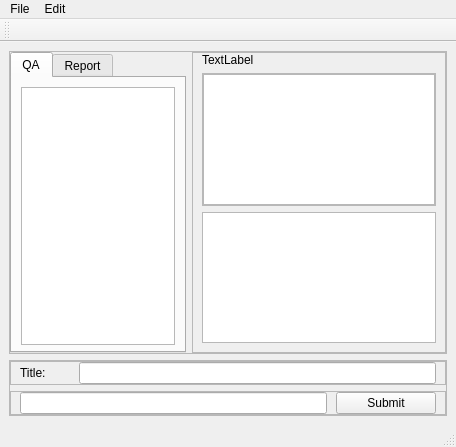
<?xml version="1.0" encoding="UTF-8"?>
<ui version="4.0">
 <class>QaWindow</class>
 <widget class="QMainWindow" name="QaWindow">
  <property name="geometry">
   <rect>
    <x>0</x>
    <y>0</y>
    <width>456</width>
    <height>447</height>
   </rect>
  </property>
  <property name="acceptDrops">
   <bool>true</bool>
  </property>
  <property name="windowTitle">
   <string>QaWindow</string>
  </property>
  <widget class="QWidget" name="centralwidget">
   <layout class="QVBoxLayout" name="verticalLayout">
    <item>
     <widget class="QFrame" name="frame">
      <property name="frameShape">
       <enum>QFrame::StyledPanel</enum>
      </property>
      <property name="frameShadow">
       <enum>QFrame::Raised</enum>
      </property>
      <layout class="QHBoxLayout" name="horizontalLayout_2">
       <property name="margin">
        <number>0</number>
       </property>
       <item>
        <widget class="QTabWidget" name="tabControl">
         <property name="maximumSize">
          <size>
           <width>200</width>
           <height>16777215</height>
          </size>
         </property>
         <property name="currentIndex">
          <number>0</number>
         </property>
         <widget class="QWidget" name="tabQA">
          <property name="toolTip">
           <string>QA</string>
          </property>
          <property name="whatsThis">
           <string/>
          </property>
          <attribute name="title">
           <string>QA</string>
          </attribute>
          <layout class="QVBoxLayout" name="vlTabQA">
           <property name="bottomMargin">
            <number>6</number>
           </property>
           <item>
            <widget class="QTreeView" name="treeView"/>
           </item>
          </layout>
         </widget>
         <widget class="QWidget" name="tabReport">
          <property name="toolTip">
           <string>Report</string>
          </property>
          <attribute name="title">
           <string>Report</string>
          </attribute>
          <layout class="QHBoxLayout" name="hlTabReport">
           <property name="bottomMargin">
            <number>6</number>
           </property>
           <item>
            <widget class="QTreeView" name="treeViewReport"/>
           </item>
          </layout>
         </widget>
        </widget>
       </item>
       <item>
        <widget class="QFrame" name="pnlEntry">
         <property name="frameShape">
          <enum>QFrame::StyledPanel</enum>
         </property>
         <property name="frameShadow">
          <enum>QFrame::Raised</enum>
         </property>
         <layout class="QVBoxLayout" name="vlPnlEntry">
          <property name="topMargin">
           <number>0</number>
          </property>
          <item>
           <widget class="QLabel" name="lblDateTime">
            <property name="text">
             <string>TextLabel</string>
            </property>
           </widget>
          </item>
          <item>
           <widget class="QFrame" name="pnlSnapshot">
            <property name="minimumSize">
             <size>
              <width>0</width>
              <height>0</height>
             </size>
            </property>
            <property name="frameShape">
             <enum>QFrame::StyledPanel</enum>
            </property>
            <property name="frameShadow">
             <enum>QFrame::Raised</enum>
            </property>
            <layout class="QHBoxLayout" name="hlPnlSnapshot">
             <property name="margin">
              <number>0</number>
             </property>
             <item>
              <widget class="QGraphicsView" name="picSnapshot"/>
             </item>
            </layout>
           </widget>
          </item>
          <item>
           <widget class="QPlainTextEdit" name="richBox"/>
          </item>
         </layout>
        </widget>
       </item>
      </layout>
     </widget>
    </item>
    <item>
     <widget class="QFrame" name="frame_2">
      <property name="frameShape">
       <enum>QFrame::StyledPanel</enum>
      </property>
      <property name="frameShadow">
       <enum>QFrame::Raised</enum>
      </property>
      <layout class="QVBoxLayout" name="verticalLayout_2">
       <property name="margin">
        <number>0</number>
       </property>
       <item>
        <widget class="QFrame" name="frame_3">
         <property name="frameShape">
          <enum>QFrame::StyledPanel</enum>
         </property>
         <property name="frameShadow">
          <enum>QFrame::Raised</enum>
         </property>
         <layout class="QHBoxLayout" name="horizontalLayout_3">
          <property name="spacing">
           <number>9</number>
          </property>
          <property name="leftMargin">
           <number>9</number>
          </property>
          <property name="topMargin">
           <number>0</number>
          </property>
          <property name="rightMargin">
           <number>9</number>
          </property>
          <property name="bottomMargin">
           <number>0</number>
          </property>
          <item>
           <widget class="QLabel" name="lblHeading">
            <property name="minimumSize">
             <size>
              <width>50</width>
              <height>0</height>
             </size>
            </property>
            <property name="text">
             <string>Title:</string>
            </property>
           </widget>
          </item>
          <item>
           <widget class="QLineEdit" name="txtHeading"/>
          </item>
         </layout>
        </widget>
       </item>
       <item>
        <widget class="QFrame" name="frame_4">
         <property name="frameShape">
          <enum>QFrame::StyledPanel</enum>
         </property>
         <property name="frameShadow">
          <enum>QFrame::Raised</enum>
         </property>
         <layout class="QHBoxLayout" name="horizontalLayout_4">
          <property name="spacing">
           <number>9</number>
          </property>
          <property name="topMargin">
           <number>0</number>
          </property>
          <property name="bottomMargin">
           <number>0</number>
          </property>
          <item>
           <widget class="QLineEdit" name="txtComment"/>
          </item>
          <item>
           <widget class="QPushButton" name="btnSubmit">
            <property name="minimumSize">
             <size>
              <width>100</width>
              <height>0</height>
             </size>
            </property>
            <property name="text">
             <string>Submit</string>
            </property>
           </widget>
          </item>
         </layout>
        </widget>
       </item>
      </layout>
     </widget>
    </item>
   </layout>
  </widget>
  <widget class="QMenuBar" name="menuStrip">
   <property name="geometry">
    <rect>
     <x>0</x>
     <y>0</y>
     <width>456</width>
     <height>21</height>
    </rect>
   </property>
   <widget class="QMenu" name="mniFile">
    <property name="title">
     <string>File</string>
    </property>
    <addaction name="mniFileExportQA"/>
    <addaction name="mniFileExportReport"/>
    <addaction name="separator"/>
    <addaction name="mniFileClose"/>
   </widget>
   <widget class="QMenu" name="mniEdit">
    <property name="title">
     <string>Edit</string>
    </property>
    <addaction name="mniEditCopy"/>
    <addaction name="mniEditDelete"/>
    <addaction name="separator"/>
    <addaction name="mniEditExportWord"/>
    <addaction name="mniEditComment"/>
    <addaction name="mniEditExportSST"/>
   </widget>
   <addaction name="mniFile"/>
   <addaction name="mniEdit"/>
  </widget>
  <widget class="QStatusBar" name="statusStrip"/>
  <widget class="QToolBar" name="toolStrip">
   <property name="minimumSize">
    <size>
     <width>0</width>
     <height>23</height>
    </size>
   </property>
   <property name="windowTitle">
    <string>toolBar</string>
   </property>
   <attribute name="toolBarArea">
    <enum>TopToolBarArea</enum>
   </attribute>
   <attribute name="toolBarBreak">
    <bool>true</bool>
   </attribute>
  </widget>
  <action name="mniFileExportQA">
   <property name="text">
    <string>Export as QA Document</string>
   </property>
  </action>
  <action name="mniFileExportReport">
   <property name="text">
    <string>Export as Report Document </string>
   </property>
  </action>
  <action name="mniFileClose">
   <property name="text">
    <string>Close</string>
   </property>
  </action>
  <action name="mniEditCopy">
   <property name="text">
    <string>Copy</string>
   </property>
  </action>
  <action name="mniEditDelete">
   <property name="text">
    <string>Delete</string>
   </property>
  </action>
  <action name="mniEditExportWord">
   <property name="text">
    <string>Export to MS Word</string>
   </property>
  </action>
  <action name="mniEditComment">
   <property name="text">
    <string>Edit Comment...</string>
   </property>
  </action>
  <action name="mniEditExportSST">
   <property name="text">
    <string>Export to File...</string>
   </property>
  </action>
 </widget>
 <resources/>
 <connections/>
</ui>
